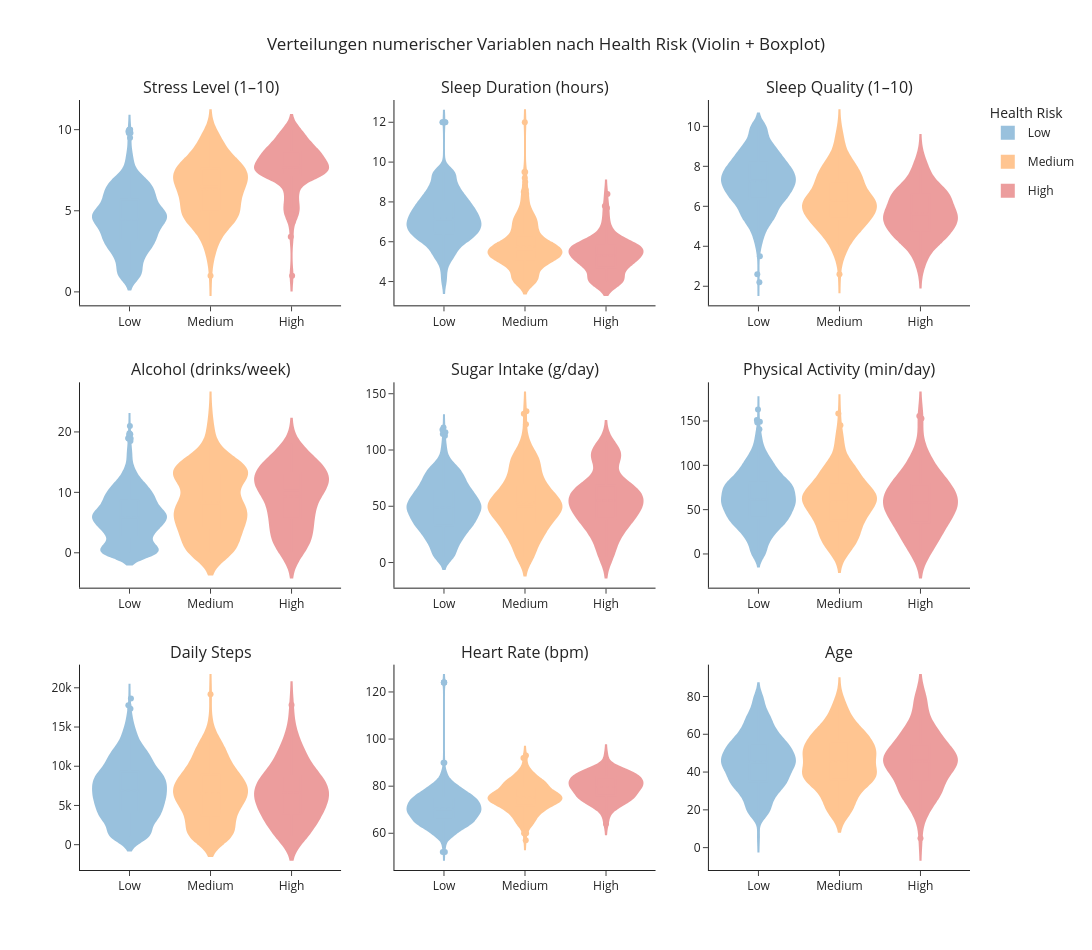

Notebook cell for this chart:
### Markdown cell above
Andere 3×3-Darstellung, die pro Variable die Verteilungen nach Risiko-Gruppe zeigt und dabei mehrere Informationen kombiniert:
- Violinplot → Form der Verteilung
- Boxplot → Median, IQR, Ausreißer
- Gruppierung nach Health Risk

### Code cell
# 3x3 Violin und Boxplot
vars_to_plot = [
    "stress", "sleepDuration", "sleepQuality",
    "alcohol", "sugar", "activity",
    "steps", "heartRate", "age"
]

risk_col = "healthRisk"

RISK_COLORS = {
    "Low":    "#1f77b4",
    "Medium": "#ff7f0e",
    "High":   "#d62728",
}

risk_order = ["Low", "Medium", "High"]
risk_vals = [r for r in risk_order if r in df_clean[risk_col].unique()]

rows, cols = 3, 3

fig_dist = make_subplots(
    rows=rows,
    cols=cols,
    subplot_titles=[labels.get(v, v) for v in vars_to_plot],
    horizontal_spacing=0.06,
    vertical_spacing=0.10
)

r = c = 1
for v in vars_to_plot:
    for rv in risk_vals:
        mask = df_clean[risk_col] == rv
        yvals = df_clean.loc[mask, v].dropna()

        # Violinplot
        fig_dist.add_trace(
            go.Violin(
                x=[rv] * len(yvals),
                y=yvals,
                name=str(rv),
                legendgroup=str(rv),
                scalegroup=v,
                line_color=RISK_COLORS.get(rv, "#888"),
                fillcolor=RISK_COLORS.get(rv, "#888"),
                opacity=0.45,
                width=0.9,
                box_visible=True,         # Boxplot im Violinplot
                meanline_visible=True,    # Mittelwert-Linie
                points="outliers",        # nur Ausreißer anzeigen
                pointpos=0,
                jitter=0.05,
                showlegend=(v == vars_to_plot[0])
            ),
            row=r, col=c
        )

    # Kategorien je Subplot fixieren
    fig_dist.update_xaxes(
        categoryorder="array",
        categoryarray=risk_order,
        row=r, col=c
    )

    c += 1
    if c > cols:
        c = 1
        r += 1

fig_dist.update_layout(
    title="Verteilungen numerischer Variablen nach Health Risk (Violin + Boxplot)",
    title_x=0.5,
    template="simple_white",
    height=950,
    width=1250,
    legend_title_text="Health Risk",
    violinmode="group"
)

fig_dist.show()

### Figure 1 — Plotly figure (JSON) as saved in the notebook; plotly's stock layout.template omitted (floating-point values rounded to 4 significant figures; data arrays with more than 128 entries replaced by an {"elided": "..."} marker saying what was removed)
{"data": [{"box": {"visible": true}, "fillcolor": "#1f77b4", "jitter": 0.05, "legendgroup": "Low", "line": {"color": "#1f77b4"}, "meanline": {"visible": true}, "name": "Low", "opacity": 0.45, "pointpos": 0, "points": "outliers", "scalegroup": "stress", "showlegend": true, "type": "violin", "width": 0.9, "x": {"elided": "1596 str values"}, "xaxis": "x", "y": {"elided": "1596 float values"}, "yaxis": "y"}, {"box": {"visible": true}, "fillcolor": "#ff7f0e", "jitter": 0.05, "legendgroup": "Medium", "line": {"color": "#ff7f0e"}, "meanline": {"visible": true}, "name": "Medium", "opacity": 0.45, "pointpos": 0, "points": "outliers", "scalegroup": "stress", "showlegend": true, "type": "violin", "width": 0.9, "x": {"elided": "297 str values"}, "xaxis": "x", "y": {"elided": "297 float values"}, "yaxis": "y"}, {"box": {"visible": true}, "fillcolor": "#d62728", "jitter": 0.05, "legendgroup": "High", "line": {"color": "#d62728"}, "meanline": {"visible": true}, "name": "High", "opacity": 0.45, "pointpos": 0, "points": "outliers", "scalegroup": "stress", "showlegend": true, "type": "violin", "width": 0.9, "x": ["High", "High", "High", "High", "High", "High", "High", "High", "High", "High", "High", "High", "High", "High", "High", "High", "High", "High", "High", "High", "High", "High", "High", "High", "High", "High", "High", "High", "High", "High", "High", "High", "High", "High", "High", "High", "High", "High", "High", "High", "High", "High", "High", "High", "High", "High", "High", "High", "High", "High", "High", "High", "High", "High", "High", "High", "High", "High", "High", "High", "High", "High", "High", "High", "High", "High", "High", "High", "High", "High", "High", "High", "High", "High", "High", "High", "High", "High", "High", "High", "High", "High", "High", "High", "High", "High", "High", "High", "High", "High", "High", "High", "High", "High", "High", "High", "High", "High", "High", "High", "High", "High", "High", "High", "High", "High", "High"], "xaxis": "x", "y": [7.4, 9.3, 8.7, 8.0, 4.8, 7.6, 7.4, 8.6, 7.2, 8.7, 8.5, 7.1, 7.6, 7.4, 9.5, 10.0, 8.9, 7.4, 10.0, 7.8, 7.4, 8.7, 6.9, 8.1, 7.5, 5.9, 9.3, 4.8, 6.6, 7.8, 7.3, 7.2, 7.8, 9.2, 7.2, 9.4, 5.6, 9.7, 8.5, 7.2, 8.3, 6.2, 7.6, 5.2, 4.8, 6.3, 7.8, 8.3, 8.0, 8.6, 8.3, 5.3, 8.7, 7.4, 9.2, 7.1, 10.0, 7.9, 8.8, 9.2, 7.7, 8.7, 7.1, 8.9, 7.2, 8.3, 4.3, 10.0, 7.4, 7.3, 7.5, 7.1, 9.6, 8.1, 7.5, 8.0, 7.4, 9.4, 9.0, 8.4, 7.1, 9.5, 7.7, 8.6, 1.0, 5.3, 4.8, 10.0, 8.8, 8.2, 7.7, 7.8, 6.2, 3.4, 8.4, 8.4, 7.3, 7.8, 8.2, 8.9, 7.9, 8.4, 7.8, 8.2, 6.1, 5.3, 7.5], "yaxis": "y"}, {"box": {"visible": true}, "fillcolor": "#1f77b4", "jitter": 0.05, "legendgroup": "Low", "line": {"color": "#1f77b4"}, "meanline": {"visible": true}, "name": "Low", "opacity": 0.45, "pointpos": 0, "points": "outliers", "scalegroup": "sleepDuration", "showlegend": false, "type": "violin", "width": 0.9, "x": {"elided": "1596 str values"}, "xaxis": "x2", "y": {"elided": "1596 float values"}, "yaxis": "y2"}, {"box": {"visible": true}, "fillcolor": "#ff7f0e", "jitter": 0.05, "legendgroup": "Medium", "line": {"color": "#ff7f0e"}, "meanline": {"visible": true}, "name": "Medium", "opacity": 0.45, "pointpos": 0, "points": "outliers", "scalegroup": "sleepDuration", "showlegend": false, "type": "violin", "width": 0.9, "x": {"elided": "297 str values"}, "xaxis": "x2", "y": {"elided": "297 float values"}, "yaxis": "y2"}, {"box": {"visible": true}, "fillcolor": "#d62728", "jitter": 0.05, "legendgroup": "High", "line": {"color": "#d62728"}, "meanline": {"visible": true}, "name": "High", "opacity": 0.45, "pointpos": 0, "points": "outliers", "scalegroup": "sleepDuration", "showlegend": false, "type": "violin", "width": 0.9, "x": ["High", "High", "High", "High", "High", "High", "High", "High", "High", "High", "High", "High", "High", "High", "High", "High", "High", "High", "High", "High", "High", "High", "High", "High", "High", "High", "High", "High", "High", "High", "High", "High", "High", "High", "High", "High", "High", "High", "High", "High", "High", "High", "High", "High", "High", "High", "High", "High", "High", "High", "High", "High", "High", "High", "High", "High", "High", "High", "High", "High", "High", "High", "High", "High", "High", "High", "High", "High", "High", "High", "High", "High", "High", "High", "High", "High", "High", "High", "High", "High", "High", "High", "High", "High", "High", "High", "High", "High", "High", "High", "High", "High", "High", "High", "High", "High", "High", "High", "High", "High", "High", "High", "High", "High", "High", "High", "High"], "xaxis": "x2", "y": [4.7, 5.0, 5.3, 4.4, 5.8, 4.7, 5.6, 7.8, 5.3, 6.6, 5.1, 5.9, 4.0, 4.6, 4.0, 4.1, 5.4, 6.2, 6.1, 4.8, 6.5, 7.3, 5.7, 4.0, 5.9, 5.7, 5.2, 4.4, 5.6, 4.0, 5.3, 5.9, 5.0, 7.1, 5.9, 6.0, 5.6, 4.6, 5.2, 5.8, 4.1, 5.9, 5.6, 5.1, 4.0, 5.2, 5.1, 5.6, 5.0, 5.3, 4.0, 4.7, 4.9, 4.7, 6.3, 5.9, 4.7, 5.6, 5.1, 4.8, 5.7, 5.3, 4.0, 4.0, 5.5, 7.7, 5.6, 4.4, 6.4, 4.7, 5.9, 5.9, 5.2, 5.6, 5.2, 5.7, 5.7, 4.9, 5.4, 4.0, 5.6, 6.9, 5.5, 5.6, 5.2, 5.2, 4.1, 5.6, 8.4, 5.8, 4.1, 5.3, 4.8, 5.5, 5.9, 4.0, 5.8, 6.1, 5.7, 4.0, 6.5, 5.0, 4.0, 4.0, 5.8, 5.2, 5.1], "yaxis": "y2"}, {"box": {"visible": true}, "fillcolor": "#1f77b4", "jitter": 0.05, "legendgroup": "Low", "line": {"color": "#1f77b4"}, "meanline": {"visible": true}, "name": "Low", "opacity": 0.45, "pointpos": 0, "points": "outliers", "scalegroup": "sleepQuality", "showlegend": false, "type": "violin", "width": 0.9, "x": {"elided": "1596 str values"}, "xaxis": "x3", "y": {"elided": "1596 float values"}, "yaxis": "y3"}, {"box": {"visible": true}, "fillcolor": "#ff7f0e", "jitter": 0.05, "legendgroup": "Medium", "line": {"color": "#ff7f0e"}, "meanline": {"visible": true}, "name": "Medium", "opacity": 0.45, "pointpos": 0, "points": "outliers", "scalegroup": "sleepQuality", "showlegend": false, "type": "violin", "width": 0.9, "x": {"elided": "297 str values"}, "xaxis": "x3", "y": {"elided": "297 float values"}, "yaxis": "y3"}, {"box": {"visible": true}, "fillcolor": "#d62728", "jitter": 0.05, "legendgroup": "High", "line": {"color": "#d62728"}, "meanline": {"visible": true}, "name": "High", "opacity": 0.45, "pointpos": 0, "points": "outliers", "scalegroup": "sleepQuality", "showlegend": false, "type": "violin", "width": 0.9, "x": ["High", "High", "High", "High", "High", "High", "High", "High", "High", "High", "High", "High", "High", "High", "High", "High", "High", "High", "High", "High", "High", "High", "High", "High", "High", "High", "High", "High", "High", "High", "High", "High", "High", "High", "High", "High", "High", "High", "High", "High", "High", "High", "High", "High", "High", "High", "High", "High", "High", "High", "High", "High", "High", "High", "High", "High", "High", "High", "High", "High", "High", "High", "High", "High", "High", "High", "High", "High", "High", "High", "High", "High", "High", "High", "High", "High", "High", "High", "High", "High", "High", "High", "High", "High", "High", "High", "High", "High", "High", "High", "High", "High", "High", "High", "High", "High", "High", "High", "High", "High", "High", "High", "High", "High", "High", "High", "High"], "xaxis": "x3", "y": [4.4, 3.6, 5.1, 6.4, 4.7, 5.6, 6.7, 4.3, 6.9, 5.1, 6.2, 6.6, 5.4, 6.6, 4.7, 5.1, 6.4, 5.9, 4.7, 4.3, 8.1, 5.4, 6.1, 2.9, 5.9, 6.6, 4.2, 7.5, 4.7, 5.5, 4.7, 6.8, 5.6, 3.8, 6.1, 4.8, 4.4, 4.0, 5.8, 4.8, 4.7, 7.5, 6.3, 6.9, 5.5, 7.1, 7.1, 5.7, 4.4, 3.2, 6.1, 7.7, 5.0, 5.8, 4.4, 5.0, 4.4, 5.4, 6.2, 5.0, 7.8, 4.3, 7.4, 6.3, 5.6, 5.6, 8.1, 5.6, 5.3, 4.4, 6.7, 6.5, 3.5, 5.1, 4.3, 6.5, 6.3, 4.1, 5.8, 5.3, 6.6, 3.5, 7.3, 5.2, 6.7, 6.6, 6.5, 5.7, 5.4, 5.0, 5.8, 5.2, 5.8, 8.6, 5.3, 5.1, 5.8, 5.3, 6.8, 4.5, 6.8, 5.4, 5.8, 5.2, 8.0, 6.8, 6.7], "yaxis": "y3"}, {"box": {"visible": true}, "fillcolor": "#1f77b4", "jitter": 0.05, "legendgroup": "Low", "line": {"color": "#1f77b4"}, "meanline": {"visible": true}, "name": "Low", "opacity": 0.45, "pointpos": 0, "points": "outliers", "scalegroup": "alcohol", "showlegend": false, "type": "violin", "width": 0.9, "x": {"elided": "1596 str values"}, "xaxis": "x4", "y": {"elided": "1596 float values"}, "yaxis": "y4"}, {"box": {"visible": true}, "fillcolor": "#ff7f0e", "jitter": 0.05, "legendgroup": "Medium", "line": {"color": "#ff7f0e"}, "meanline": {"visible": true}, "name": "Medium", "opacity": 0.45, "pointpos": 0, "points": "outliers", "scalegroup": "alcohol", "showlegend": false, "type": "violin", "width": 0.9, "x": {"elided": "297 str values"}, "xaxis": "x4", "y": {"elided": "297 float values"}, "yaxis": "y4"}, {"box": {"visible": true}, "fillcolor": "#d62728", "jitter": 0.05, "legendgroup": "High", "line": {"color": "#d62728"}, "meanline": {"visible": true}, "name": "High", "opacity": 0.45, "pointpos": 0, "points": "outliers", "scalegroup": "alcohol", "showlegend": false, "type": "violin", "width": 0.9, "x": ["High", "High", "High", "High", "High", "High", "High", "High", "High", "High", "High", "High", "High", "High", "High", "High", "High", "High", "High", "High", "High", "High", "High", "High", "High", "High", "High", "High", "High", "High", "High", "High", "High", "High", "High", "High", "High", "High", "High", "High", "High", "High", "High", "High", "High", "High", "High", "High", "High", "High", "High", "High", "High", "High", "High", "High", "High", "High", "High", "High", "High", "High", "High", "High", "High", "High", "High", "High", "High", "High", "High", "High", "High", "High", "High", "High", "High", "High", "High", "High", "High", "High", "High", "High", "High", "High", "High", "High", "High", "High", "High", "High", "High", "High", "High", "High", "High", "High", "High", "High", "High", "High", "High", "High", "High", "High", "High"], "xaxis": "x4", "y": [10.3, 7.8, 0.0, 11.0, 1.8, 11.4, 12.5, 13.1, 6.1, 13.3, 6.6, 2.0, 10.3, 3.5, 4.4, 16.0, 6.7, 15.5, 12.7, 10.2, 18.1, 8.2, 12.8, 16.8, 4.1, 15.4, 8.9, 10.9, 17.3, 5.1, 2.0, 6.8, 1.3, 14.3, 3.6, 13.6, 17.0, 3.8, 14.1, 0.0, 11.1, 15.9, 11.2, 6.1, 0.0, 12.2, 9.4, 10.7, 3.0, 17.1, 12.3, 15.5, 3.8, 6.1, 0.0, 9.1, 3.7, 11.1, 7.3, 9.9, 6.6, 14.3, 10.3, 14.0, 2.0, 13.4, 13.6, 10.4, 9.9, 13.2, 2.3, 0.2, 1.9, 7.7, 3.0, 9.6, 9.3, 2.2, 14.4, 5.4, 11.3, 14.0, 5.5, 7.5, 3.1, 12.0, 10.7, 7.4, 13.1, 11.3, 12.1, 6.1, 14.4, 6.1, 7.7, 13.0, 11.6, 12.7, 14.7, 11.1, 13.6, 0.0, 15.0, 16.1, 13.2, 15.2, 11.1], "yaxis": "y4"}, {"box": {"visible": true}, "fillcolor": "#1f77b4", "jitter": 0.05, "legendgroup": "Low", "line": {"color": "#1f77b4"}, "meanline": {"visible": true}, "name": "Low", "opacity": 0.45, "pointpos": 0, "points": "outliers", "scalegroup": "sugar", "showlegend": false, "type": "violin", "width": 0.9, "x": {"elided": "1596 str values"}, "xaxis": "x5", "y": {"elided": "1596 float values"}, "yaxis": "y5"}, {"box": {"visible": true}, "fillcolor": "#ff7f0e", "jitter": 0.05, "legendgroup": "Medium", "line": {"color": "#ff7f0e"}, "meanline": {"visible": true}, "name": "Medium", "opacity": 0.45, "pointpos": 0, "points": "outliers", "scalegroup": "sugar", "showlegend": false, "type": "violin", "width": 0.9, "x": {"elided": "297 str values"}, "xaxis": "x5", "y": {"elided": "297 float values"}, "yaxis": "y5"}, {"box": {"visible": true}, "fillcolor": "#d62728", "jitter": 0.05, "legendgroup": "High", "line": {"color": "#d62728"}, "meanline": {"visible": true}, "name": "High", "opacity": 0.45, "pointpos": 0, "points": "outliers", "scalegroup": "sugar", "showlegend": false, "type": "violin", "width": 0.9, "x": ["High", "High", "High", "High", "High", "High", "High", "High", "High", "High", "High", "High", "High", "High", "High", "High", "High", "High", "High", "High", "High", "High", "High", "High", "High", "High", "High", "High", "High", "High", "High", "High", "High", "High", "High", "High", "High", "High", "High", "High", "High", "High", "High", "High", "High", "High", "High", "High", "High", "High", "High", "High", "High", "High", "High", "High", "High", "High", "High", "High", "High", "High", "High", "High", "High", "High", "High", "High", "High", "High", "High", "High", "High", "High", "High", "High", "High", "High", "High", "High", "High", "High", "High", "High", "High", "High", "High", "High", "High", "High", "High", "High", "High", "High", "High", "High", "High", "High", "High", "High", "High", "High", "High", "High", "High", "High", "High"], "xaxis": "x5", "y": [49.3, 61.8, 62.9, 64.2, 49.3, 100.1, 61.4, 47.1, 49.3, 53.7, 70.6, 107.6, 59.9, 29.8, 67.1, 34.0, 61.8, 19.3, 38.9, 53.1, 71.5, 95.8, 56.4, 24.1, 49.7, 56.1, 30.7, 94.9, 99.6, 44.6, 61.5, 42.2, 5.0, 46.2, 33.5, 63.7, 82.3, 33.4, 12.4, 69.1, 43.2, 5.0, 55.0, 67.4, 35.9, 52.5, 43.2, 59.9, 26.2, 97.5, 24.8, 69.4, 40.3, 66.4, 90.7, 5.0, 44.9, 80.0, 30.3, 28.7, 20.5, 7.1, 49.8, 36.0, 55.0, 39.7, 53.6, 58.1, 100.2, 99.9, 18.8, 70.2, 35.8, 57.0, 57.1, 21.9, 34.2, 7.4, 90.6, 43.5, 46.2, 47.6, 72.2, 39.3, 90.1, 95.1, 106.7, 47.3, 94.4, 61.3, 66.9, 50.2, 49.3, 96.8, 73.1, 55.7, 44.3, 93.0, 68.9, 65.1, 60.3, 34.0, 64.3, 64.1, 15.4, 96.6, 54.7], "yaxis": "y5"}, {"box": {"visible": true}, "fillcolor": "#1f77b4", "jitter": 0.05, "legendgroup": "Low", "line": {"color": "#1f77b4"}, "meanline": {"visible": true}, "name": "Low", "opacity": 0.45, "pointpos": 0, "points": "outliers", "scalegroup": "activity", "showlegend": false, "type": "violin", "width": 0.9, "x": {"elided": "1596 str values"}, "xaxis": "x6", "y": {"elided": "1596 float values"}, "yaxis": "y6"}, {"box": {"visible": true}, "fillcolor": "#ff7f0e", "jitter": 0.05, "legendgroup": "Medium", "line": {"color": "#ff7f0e"}, "meanline": {"visible": true}, "name": "Medium", "opacity": 0.45, "pointpos": 0, "points": "outliers", "scalegroup": "activity", "showlegend": false, "type": "violin", "width": 0.9, "x": {"elided": "297 str values"}, "xaxis": "x6", "y": {"elided": "297 float values"}, "yaxis": "y6"}, {"box": {"visible": true}, "fillcolor": "#d62728", "jitter": 0.05, "legendgroup": "High", "line": {"color": "#d62728"}, "meanline": {"visible": true}, "name": "High", "opacity": 0.45, "pointpos": 0, "points": "outliers", "scalegroup": "activity", "showlegend": false, "type": "violin", "width": 0.9, "x": ["High", "High", "High", "High", "High", "High", "High", "High", "High", "High", "High", "High", "High", "High", "High", "High", "High", "High", "High", "High", "High", "High", "High", "High", "High", "High", "High", "High", "High", "High", "High", "High", "High", "High", "High", "High", "High", "High", "High", "High", "High", "High", "High", "High", "High", "High", "High", "High", "High", "High", "High", "High", "High", "High", "High", "High", "High", "High", "High", "High", "High", "High", "High", "High", "High", "High", "High", "High", "High", "High", "High", "High", "High", "High", "High", "High", "High", "High", "High", "High", "High", "High", "High", "High", "High", "High", "High", "High", "High", "High", "High", "High", "High", "High", "High", "High", "High", "High", "High", "High", "High", "High", "High", "High", "High", "High", "High"], "xaxis": "x6", "y": [72.9, 92.1, 52.6, 42.3, 63.0, 104.8, 77.6, 72.6, 62.0, 57.9, 13.5, 44.6, 17.6, 81.7, 53.6, 74.1, 29.5, 54.2, 50.1, 67.8, 42.8, 73.8, 35.1, 71.9, 106.3, 51.0, 65.4, 66.4, 27.9, 57.0, 14.9, 73.6, 83.6, 84.4, 2.0, 33.9, 34.5, 19.3, 90.1, 14.8, 98.1, 49.7, 0.0, 87.7, 31.4, 49.2, 20.2, 13.8, 64.7, 76.0, 81.0, 37.2, 50.5, 49.5, 45.8, 108.4, 66.6, 0.0, 69.3, 64.8, 78.5, 50.0, 40.9, 54.5, 31.8, 128.2, 105.1, 17.0, 63.5, 55.4, 94.2, 39.6, 107.8, 16.0, 39.9, 25.0, 26.4, 6.9, 25.9, 0.0, 30.2, 52.7, 90.9, 37.6, 118.3, 94.6, 32.9, 42.5, 78.6, 152.9, 63.9, 78.8, 62.9, 45.8, 87.5, 54.2, 61.3, 0.0, 110.3, 87.8, 65.0, 58.5, 63.2, 59.2, 155.6, 81.5, 83.3], "yaxis": "y6"}, {"box": {"visible": true}, "fillcolor": "#1f77b4", "jitter": 0.05, "legendgroup": "Low", "line": {"color": "#1f77b4"}, "meanline": {"visible": true}, "name": "Low", "opacity": 0.45, "pointpos": 0, "points": "outliers", "scalegroup": "steps", "showlegend": false, "type": "violin", "width": 0.9, "x": {"elided": "1596 str values"}, "xaxis": "x7", "y": {"elided": "1596 float values"}, "yaxis": "y7"}, {"box": {"visible": true}, "fillcolor": "#ff7f0e", "jitter": 0.05, "legendgroup": "Medium", "line": {"color": "#ff7f0e"}, "meanline": {"visible": true}, "name": "Medium", "opacity": 0.45, "pointpos": 0, "points": "outliers", "scalegroup": "steps", "showlegend": false, "type": "violin", "width": 0.9, "x": {"elided": "297 str values"}, "xaxis": "x7", "y": {"elided": "297 float values"}, "yaxis": "y7"}, {"box": {"visible": true}, "fillcolor": "#d62728", "jitter": 0.05, "legendgroup": "High", "line": {"color": "#d62728"}, "meanline": {"visible": true}, "name": "High", "opacity": 0.45, "pointpos": 0, "points": "outliers", "scalegroup": "steps", "showlegend": false, "type": "violin", "width": 0.9, "x": ["High", "High", "High", "High", "High", "High", "High", "High", "High", "High", "High", "High", "High", "High", "High", "High", "High", "High", "High", "High", "High", "High", "High", "High", "High", "High", "High", "High", "High", "High", "High", "High", "High", "High", "High", "High", "High", "High", "High", "High", "High", "High", "High", "High", "High", "High", "High", "High", "High", "High", "High", "High", "High", "High", "High", "High", "High", "High", "High", "High", "High", "High", "High", "High", "High", "High", "High", "High", "High", "High", "High", "High", "High", "High", "High", "High", "High", "High", "High", "High", "High", "High", "High", "High", "High", "High", "High", "High", "High", "High", "High", "High", "High", "High", "High", "High", "High", "High", "High", "High", "High", "High", "High", "High", "High", "High", "High"], "xaxis": "x7", "y": [5007.0, 8766.0, 4061.0, 7386.0, 9631.0, 10030.0, 7900.0, 3227.0, 10630.0, 6449.0, 1000.0, 9791.0, 5283.0, 8910.0, 8170.0, 6324.0, 6332.0, 6345.0, 7859.0, 6665.0, 3144.0, 7070.0, 2706.0, 9558.0, 13170.0, 5466.0, 6202.0, 7035.0, 4139.0, 5091.0, 2179.0, 7092.0, 6468.0, 14070.0, 1000.0, 1000.0, 4002.0, 5727.0, 11900.0, 2295.0, 11650.0, 4769.0, 1000.0, 8420.0, 7442.0, 6488.0, 2742.0, 1000.0, 6783.0, 6951.0, 9822.0, 5690.0, 6688.0, 6327.0, 1217.0, 11320.0, 11740.0, 1000.0, 7815.0, 1000.0, 9013.0, 3741.0, 6108.0, 5280.0, 4550.0, 11670.0, 14080.0, 4197.0, 5350.0, 8088.0, 12480.0, 5367.0, 11460.0, 4871.0, 3056.0, 3197.0, 2997.0, 3027.0, 2575.0, 1642.0, 3867.0, 8503.0, 9549.0, 4409.0, 8696.0, 11180.0, 4717.0, 6106.0, 8474.0, 17800.0, 8611.0, 8514.0, 7588.0, 4657.0, 11400.0, 2886.0, 3847.0, 1000.0, 13730.0, 9852.0, 8444.0, 3758.0, 7880.0, 8889.0, 15830.0, 6836.0, 6087.0], "yaxis": "y7"}, {"box": {"visible": true}, "fillcolor": "#1f77b4", "jitter": 0.05, "legendgroup": "Low", "line": {"color": "#1f77b4"}, "meanline": {"visible": true}, "name": "Low", "opacity": 0.45, "pointpos": 0, "points": "outliers", "scalegroup": "heartRate", "showlegend": false, "type": "violin", "width": 0.9, "x": {"elided": "1596 str values"}, "xaxis": "x8", "y": {"elided": "1596 float values"}, "yaxis": "y8"}, {"box": {"visible": true}, "fillcolor": "#ff7f0e", "jitter": 0.05, "legendgroup": "Medium", "line": {"color": "#ff7f0e"}, "meanline": {"visible": true}, "name": "Medium", "opacity": 0.45, "pointpos": 0, "points": "outliers", "scalegroup": "heartRate", "showlegend": false, "type": "violin", "width": 0.9, "x": {"elided": "297 str values"}, "xaxis": "x8", "y": {"elided": "297 float values"}, "yaxis": "y8"}, {"box": {"visible": true}, "fillcolor": "#d62728", "jitter": 0.05, "legendgroup": "High", "line": {"color": "#d62728"}, "meanline": {"visible": true}, "name": "High", "opacity": 0.45, "pointpos": 0, "points": "outliers", "scalegroup": "heartRate", "showlegend": false, "type": "violin", "width": 0.9, "x": ["High", "High", "High", "High", "High", "High", "High", "High", "High", "High", "High", "High", "High", "High", "High", "High", "High", "High", "High", "High", "High", "High", "High", "High", "High", "High", "High", "High", "High", "High", "High", "High", "High", "High", "High", "High", "High", "High", "High", "High", "High", "High", "High", "High", "High", "High", "High", "High", "High", "High", "High", "High", "High", "High", "High", "High", "High", "High", "High", "High", "High", "High", "High", "High", "High", "High", "High", "High", "High", "High", "High", "High", "High", "High", "High", "High", "High", "High", "High", "High", "High", "High", "High", "High", "High", "High", "High", "High", "High", "High", "High", "High", "High", "High", "High", "High", "High", "High", "High", "High", "High", "High", "High", "High", "High", "High", "High"], "xaxis": "x8", "y": [75.0, 86.0, 74.0, 85.0, 77.0, 81.0, 77.0, 79.0, 83.0, 76.0, 83.0, 71.0, 76.0, 79.0, 81.0, 83.0, 87.0, 76.0, 78.0, 84.0, 82.0, 81.0, 80.0, 74.0, 78.0, 83.0, 79.0, 82.0, 73.0, 87.0, 71.0, 80.0, 86.0, 76.0, 71.0, 85.0, 72.0, 84.0, 81.0, 74.0, 73.0, 74.0, 79.0, 74.0, 82.0, 69.0, 77.0, 82.0, 80.0, 82.0, 80.0, 79.0, 78.0, 93.0, 87.0, 80.0, 83.0, 75.0, 87.0, 75.0, 74.0, 81.0, 85.0, 82.0, 79.0, 81.0, 75.0, 79.0, 77.0, 74.0, 88.0, 64.0, 83.0, 75.0, 80.0, 84.0, 83.0, 85.0, 77.0, 80.0, 85.0, 85.0, 82.0, 85.0, 66.0, 76.0, 83.0, 86.0, 80.0, 86.0, 89.0, 69.0, 79.0, 71.0, 86.0, 76.0, 85.0, 78.0, 73.0, 86.0, 76.0, 84.0, 73.0, 84.0, 88.0, 82.0, 79.0], "yaxis": "y8"}, {"box": {"visible": true}, "fillcolor": "#1f77b4", "jitter": 0.05, "legendgroup": "Low", "line": {"color": "#1f77b4"}, "meanline": {"visible": true}, "name": "Low", "opacity": 0.45, "pointpos": 0, "points": "outliers", "scalegroup": "age", "showlegend": false, "type": "violin", "width": 0.9, "x": {"elided": "1596 str values"}, "xaxis": "x9", "y": {"elided": "1596 float values"}, "yaxis": "y9"}, {"box": {"visible": true}, "fillcolor": "#ff7f0e", "jitter": 0.05, "legendgroup": "Medium", "line": {"color": "#ff7f0e"}, "meanline": {"visible": true}, "name": "Medium", "opacity": 0.45, "pointpos": 0, "points": "outliers", "scalegroup": "age", "showlegend": false, "type": "violin", "width": 0.9, "x": {"elided": "297 str values"}, "xaxis": "x9", "y": {"elided": "297 float values"}, "yaxis": "y9"}, {"box": {"visible": true}, "fillcolor": "#d62728", "jitter": 0.05, "legendgroup": "High", "line": {"color": "#d62728"}, "meanline": {"visible": true}, "name": "High", "opacity": 0.45, "pointpos": 0, "points": "outliers", "scalegroup": "age", "showlegend": false, "type": "violin", "width": 0.9, "x": ["High", "High", "High", "High", "High", "High", "High", "High", "High", "High", "High", "High", "High", "High", "High", "High", "High", "High", "High", "High", "High", "High", "High", "High", "High", "High", "High", "High", "High", "High", "High", "High", "High", "High", "High", "High", "High", "High", "High", "High", "High", "High", "High", "High", "High", "High", "High", "High", "High", "High", "High", "High", "High", "High", "High", "High", "High", "High", "High", "High", "High", "High", "High", "High", "High", "High", "High", "High", "High", "High", "High", "High", "High", "High", "High", "High", "High", "High", "High", "High", "High", "High", "High", "High", "High", "High", "High", "High", "High", "High", "High", "High", "High", "High", "High", "High", "High", "High", "High", "High", "High", "High", "High", "High", "High", "High", "High"], "xaxis": "x9", "y": [19.0, 37.0, 51.0, 50.0, 27.0, 46.0, 49.0, 53.0, 80.0, 38.0, 26.0, 18.0, 55.0, 69.0, 42.0, 42.0, 54.0, 32.0, 45.0, 38.0, 65.0, 46.0, 50.0, 47.0, 55.0, 44.0, 42.0, 62.0, 24.0, 74.0, 27.0, 46.0, 32.0, 26.0, 30.0, 46.0, 48.0, 41.0, 59.0, 48.0, 80.0, 52.0, 29.0, 60.0, 33.0, 51.0, 37.0, 37.0, 18.0, 49.0, 41.0, 48.0, 61.0, 47.0, 30.0, 44.0, 44.0, 51.0, 62.0, 47.0, 61.0, 28.0, 28.0, 18.0, 28.0, 48.0, 39.0, 26.0, 78.0, 33.0, 39.0, 30.0, 53.0, 53.0, 80.0, 60.0, 52.0, 43.0, 55.0, 36.0, 59.0, 50.0, 45.0, 38.0, 63.0, 62.0, 73.0, 46.0, 65.0, 30.0, 39.0, 41.0, 43.0, 42.0, 55.0, 5.0, 48.0, 66.0, 32.0, 60.0, 72.0, 57.0, 20.0, 45.0, 43.0, 53.0, 32.0], "yaxis": "y9"}], "layout": {"annotations": [{"font": {"size": 16}, "showarrow": false, "text": "Stress Level (1–10)", "x": 0.1467, "xanchor": "center", "xref": "paper", "y": 1, "yanchor": "bottom", "yref": "paper"}, {"font": {"size": 16}, "showarrow": false, "text": "Sleep Duration (hours)", "x": 0.5, "xanchor": "center", "xref": "paper", "y": 1, "yanchor": "bottom", "yref": "paper"}, {"font": {"size": 16}, "showarrow": false, "text": "Sleep Quality (1–10)", "x": 0.8533, "xanchor": "center", "xref": "paper", "y": 1, "yanchor": "bottom", "yref": "paper"}, {"font": {"size": 16}, "showarrow": false, "text": "Alcohol (drinks/week)", "x": 0.1467, "xanchor": "center", "xref": "paper", "y": 0.6333, "yanchor": "bottom", "yref": "paper"}, {"font": {"size": 16}, "showarrow": false, "text": "Sugar Intake (g/day)", "x": 0.5, "xanchor": "center", "xref": "paper", "y": 0.6333, "yanchor": "bottom", "yref": "paper"}, {"font": {"size": 16}, "showarrow": false, "text": "Physical Activity (min/day)", "x": 0.8533, "xanchor": "center", "xref": "paper", "y": 0.6333, "yanchor": "bottom", "yref": "paper"}, {"font": {"size": 16}, "showarrow": false, "text": "Daily Steps", "x": 0.1467, "xanchor": "center", "xref": "paper", "y": 0.2667, "yanchor": "bottom", "yref": "paper"}, {"font": {"size": 16}, "showarrow": false, "text": "Heart Rate (bpm)", "x": 0.5, "xanchor": "center", "xref": "paper", "y": 0.2667, "yanchor": "bottom", "yref": "paper"}, {"font": {"size": 16}, "showarrow": false, "text": "Age", "x": 0.8533, "xanchor": "center", "xref": "paper", "y": 0.2667, "yanchor": "bottom", "yref": "paper"}], "height": 950, "legend": {"title": {"text": "Health Risk"}}, "title": {"text": "Verteilungen numerischer Variablen nach Health Risk (Violin + Boxplot)", "x": 0.5}, "violinmode": "group", "width": 1250, "xaxis": {"anchor": "y", "categoryarray": ["Low", "Medium", "High"], "categoryorder": "array", "domain": [0, 0.2933]}, "xaxis2": {"anchor": "y2", "categoryarray": ["Low", "Medium", "High"], "categoryorder": "array", "domain": [0.3533, 0.6467]}, "xaxis3": {"anchor": "y3", "categoryarray": ["Low", "Medium", "High"], "categoryorder": "array", "domain": [0.7067, 1]}, "xaxis4": {"anchor": "y4", "categoryarray": ["Low", "Medium", "High"], "categoryorder": "array", "domain": [0, 0.2933]}, "xaxis5": {"anchor": "y5", "categoryarray": ["Low", "Medium", "High"], "categoryorder": "array", "domain": [0.3533, 0.6467]}, "xaxis6": {"anchor": "y6", "categoryarray": ["Low", "Medium", "High"], "categoryorder": "array", "domain": [0.7067, 1]}, "xaxis7": {"anchor": "y7", "categoryarray": ["Low", "Medium", "High"], "categoryorder": "array", "domain": [0, 0.2933]}, "xaxis8": {"anchor": "y8", "categoryarray": ["Low", "Medium", "High"], "categoryorder": "array", "domain": [0.3533, 0.6467]}, "xaxis9": {"anchor": "y9", "categoryarray": ["Low", "Medium", "High"], "categoryorder": "array", "domain": [0.7067, 1]}, "yaxis": {"anchor": "x", "domain": [0.7333, 1]}, "yaxis2": {"anchor": "x2", "domain": [0.7333, 1]}, "yaxis3": {"anchor": "x3", "domain": [0.7333, 1]}, "yaxis4": {"anchor": "x4", "domain": [0.3667, 0.6333]}, "yaxis5": {"anchor": "x5", "domain": [0.3667, 0.6333]}, "yaxis6": {"anchor": "x6", "domain": [0.3667, 0.6333]}, "yaxis7": {"anchor": "x7", "domain": [0, 0.2667]}, "yaxis8": {"anchor": "x8", "domain": [0, 0.2667]}, "yaxis9": {"anchor": "x9", "domain": [0, 0.2667]}}}
